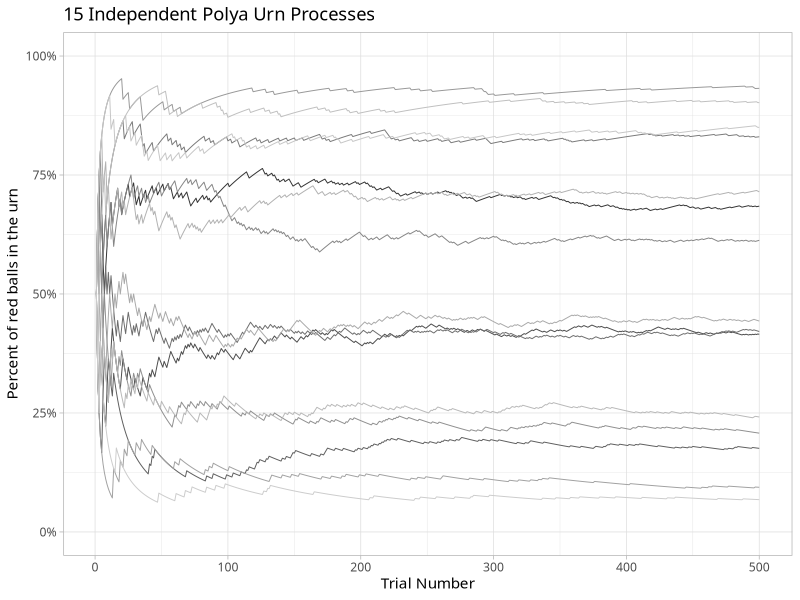

The R source for this figure:
## ---- chunk 1
#| message: false
#| code-summary: "Packages"

library(tidyverse)
theme_set(theme_light(base_family = "Avenir Next Condensed"))
## ---- chunk 2
urn_process <- function(N) {
  out <- purrr::accumulate(
    .init = 0:1,               ## initial values for "u"
    .x = 2:N,                  ## this index vector disappears in the ... argument
    .f = function(u, ...) {
      ## draw random sample
      draw <- sample(u, size = 1)   
      ## add draw to urn
      c(u, draw)                    
  })
  ## calculate prop at each time step
  purrr::map_dbl(out, mean)
}
## ---- chunk 3
#| code-fold: true

R <- 15

M <- replicate(R, urn_process(500), simplify = FALSE)
names(M) <- 1:R

d <- as_tibble(M) |> 
  rowid_to_column(var = "t") |> 
  pivot_longer(!t, names_to = "id", values_to = "prop")

d |> 
  ggplot(aes(t, prop, group = id, color = id)) + 
  geom_path(linewidth = 1/3, show.legend = FALSE) + 
  scale_y_continuous(labels = scales::percent) + 
  coord_cartesian(ylim = c(0, 1))  +
  scale_color_grey() +
  labs(
    x = "Trial Number", 
    y = "Percent of red balls in the urn", 
    title = str_glue("{R} Independent Polya Urn Processes")
  )
